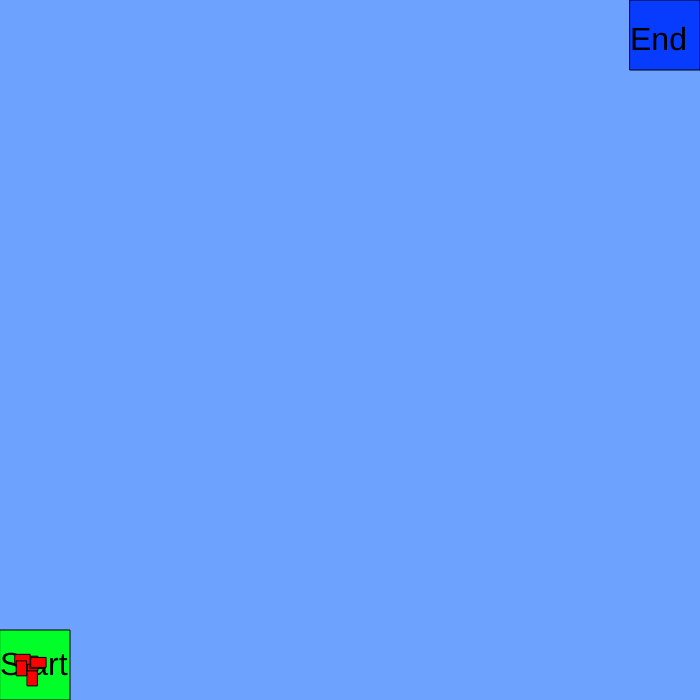
Frame 1 (no input)
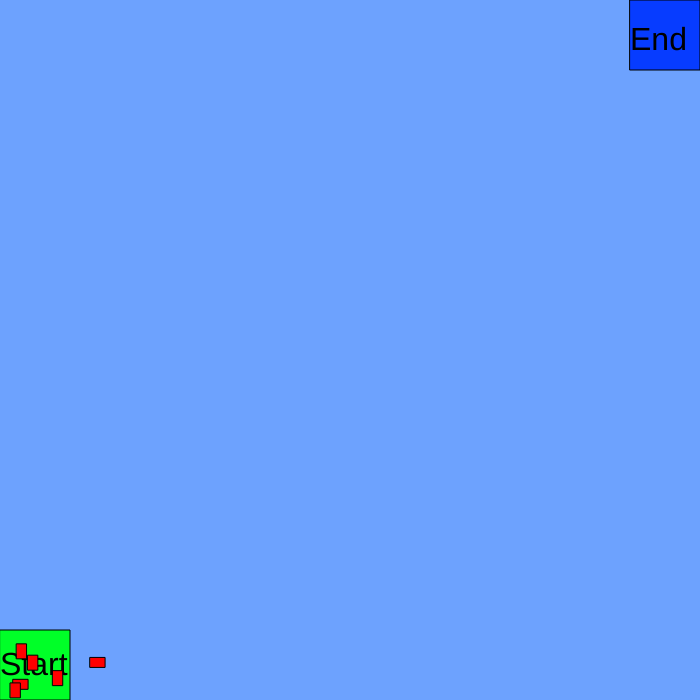
Frame 60 (no input)
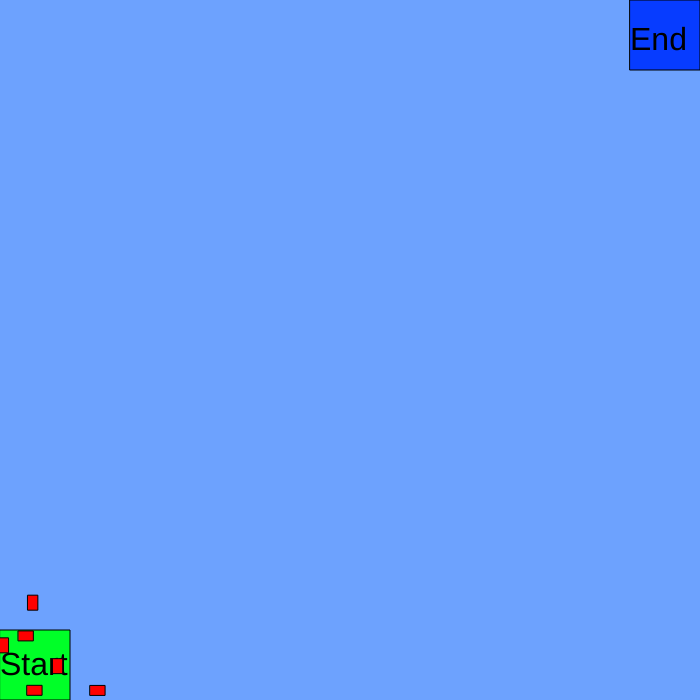
Frame 120 (the mouse pressed at the canvas centre since frame 60)

The p5.js sketch that drew these frames (run headless with seeded random() and noise() and a simulated clock; from frame 60 on, the mouse is pressed at the canvas centre):

// p5.js sketch
// ── sketch.js
var car1;
var car2;
var car3;
var car4;
var car5;
var car6;
var color0;
var carColor;
function setup() {
createCanvas(700,700);
  // put setup code here
//width=700 h=500
frameRate(30);
car1=new Car();
car2=new Car();
car3=new Car();
car4=new Car();
car5=new Car();
car6=new Car();
color0=color(0,255,40);
carColor=color(255,0,0);
}

function draw() {
background(109, 162, 254);
fill(color0);
rect(0,height-70,70,70);
fill(7,60,255)
rect(width-70,0,70,70);
fill(0,0,0);
textSize(32);
text("Start",0,675)
text("End",width-70,50);
fill(carColor);
car1.move();
car1.display();
//car1.eyes();
car2.move();
car2.display();
car3.move();
car3.display();
car4.move();
car4.display();
car5.move();
car5.display();
car6.move();
car6.display();
}


function Car() {
this.x=random(10,35) //Math.floor((Math.random()*70)+20);
this.y=random(650,675) //Math.floor((Math.random()*height)+650);
this.Sw=width-10;
this.Sh=height-15;
this.width=10;
this.height=15;
this.speed=1;
this.dir1 = Math.floor((Math.random()*4)+0); //0=right 1=left 2=up 3=down 4=across
this.dummy=0;
this.randmove=Math.floor((Math.random()*300)+60);
this.count=0;
this.move = function() {
if(this.count>this.randmove) { this.count=0; this.dir1 = Math.floor((Math.random()*4)+0);  }
if(this.dir1==0) {
this.x += 1; 
if(this.x>this.Sw ){
this.dir1=Math.floor((Math.random()*4)+0);
}
 }
else if(this.dir1==1){
this.x -= 1; if(this.x<0){ this.dir1=Math.floor((Math.random()*4)+0);
//if(this.dir1==1) {this.dir1=0;  }
}} 
else if(this.dir1==2){ 
this.y -= 1; if(this.y<0) {this.dir1=Math.floor((Math.random()*4)+0); 
//if(this.dir==2) {this.dir2=3;}
  } }
else if(this.dir1==3){
this.y += 1; if(this.y>this.Sh) {this.dir1=Math.floor((Math.random()*4)+0);} 
 }
this.count+=4;
} 

this.display=function(){
if(this.dir1==3 || this.dir1==2) 
rect(this.x,this.y,this.width,this.height);
else {   
rect(this.x,this.y,this.height,this.width);
}} 
}
